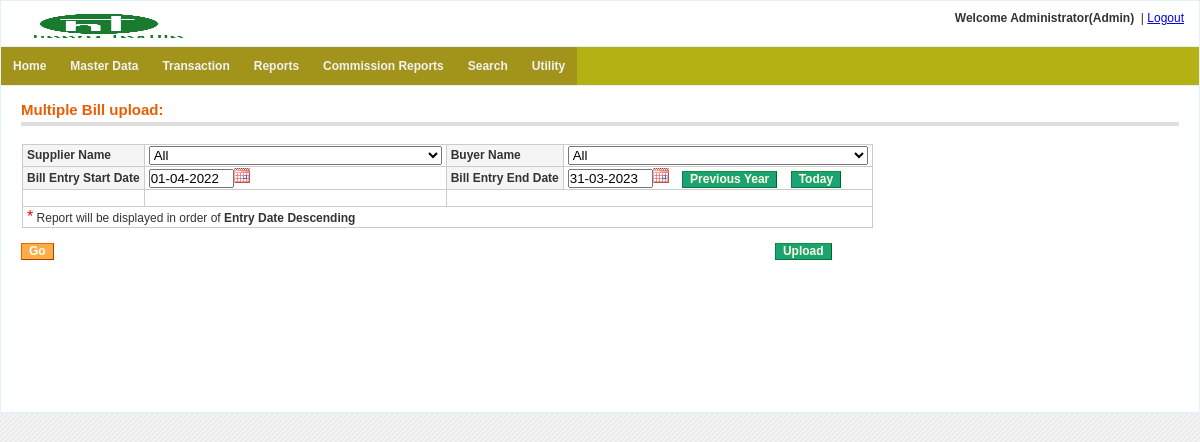
Screenshot of /bill_entry/upload_multiple_bill_img.php (signed in) with the database file from the repository.
### tables this page shows
CREATE TABLE `menu` (
  `menu_id` int(11) NOT NULL auto_increment,
  `menu_name` varchar(255) NOT NULL,
  `parent_id` int(11) NOT NULL default '0' COMMENT '0 if menu is root level or menuid if this is child on any menu',
  `link` varchar(255) NOT NULL,
  `status` enum('0','1') NOT NULL default '1' COMMENT '0 for disabled menu or 1 for enabled menu',
  `user_role` varchar(20) NOT NULL default '',
  PRIMARY KEY  (`menu_id`)
);

### includes/settings.php (called while the page is built, shortened)
<?php
$host=$_SERVER["HTTP_HOST"];
if(false) {
		$web_path="http://malwainfotech.com/Textile/";
	}
 else {
	$web_path="http://$host/HTextile/";
}
?>

### bill_entry/upload_multiple_bill_img.php (the view, shortened to what this page needs)
<?php include("../includes/check_session.php");
?>
<!DOCTYPE html PUBLIC "-//W3C//DTD XHTML 1.0 Transitional//EN" "http://www.w3.org/TR/xhtml1/DTD/xhtml1-transitional.dtd">
<html xmlns="http://www.w3.org/1999/xhtml">
<head>
<link href="<?php echo $web_path; ?>css/style.css" rel="stylesheet" type="text/css" />
<?php include("../includes/jQDate.php"); ?>
<?php
$order='Entry Date';
$time=time()+19800;
$month=date('n',$time);
$curr_year=date('Y',$time);
$next_year=$curr_year+1;
$prev_year=$curr_year-1;
if($month>3){
    $default_vou_start_date=$default_start_date="01-04-$curr_year";
    $default_vou_end_date=$default_end_date="31-03-$next_year";
}else{
    $default_vou_start_date=$default_start_date="01-04-$prev_year";
    $default_vou_end_date=$default_end_date="31-03-$curr_year";
}
?>
</head>
<body>
<table width="100%" border="5" align="center" style="border:1px solid #e5f1f8;background-color:#FFFFFF">
  <tr>
    <td><?php include("../includes/header.php"); ?></td>
  </tr>
  <tr>
    <td><?php include("../includes/menu.php"); ?></td>
  </tr>
  <tr>
    <td height="326" valign="top">
      <table width="100%" align="center" cellpadding="0" cellspacing="0" border="0">
        <tr>
          <td valign="top">
            <div class="content_padding">
              <div class="content-header">
                <table width="100%" border='0'><tr>
                  <td width="25%"><h3>Multiple Bill upload:</h3></td>
								<td align="center" width="30%">
								</td>
								<td width="45%" align="right">&nbsp;&nbsp;&nbsp;&nbsp;&nbsp;&nbsp;&nbsp;
								</td>
            </tr></table>
              </div>
              <form method="post" id="bill_report" enctype="multipart/form-data" >
              <table class="tbl_border">
                <tr>
                  <th  align="left"> Supplier Name </th>
                  <td>
                    <select name="search_supplier_account_code" id="search_supplier_account_code">
                        <option value="">All</option>
                    </select>
		              </td>
                  <th align="left">Buyer Name</th>
                  <td>
                      <select name="search_buyer_account_code" id="search_buyer_account_code">
                          <option value="">All</option>
                      </select>
                  </td>
                </tr>
                <?php
                  $disp_vou_start_date=$default_vou_start_date;
                  $disp_vou_end_date=$default_vou_end_date;
                ?>
                </tr>
                <tr>
                  <th  align="left"> Bill Entry Start Date  </th>
                  <td><input type="text" onChange="validatedate_format(this)"  name="vou_start_date" class="datepick" size="8" id="vou_start_date" value="<?php echo $disp_vou_start_date ?>" /></td>
                  <th align="left">Bill Entry End Date </th>
                  <td><input type="text"  onChange="validatedate_format(this)" name="vou_end_date" class="datepick" size="8" id="vou_end_date" value="<?php echo $disp_vou_end_date ?>" />
                  &nbsp;&nbsp; <input  type="button" class="date-button" onclick="changeDatesVou()" name="changeDateVou" id="changeDateVou" value="Previous Year" />
                  &nbsp;&nbsp; <input  type="button" class="date-button" onclick="todayDatesVou()" name="todayDateVou" id="todayDateVou" value="Today" />
                </td>
                </tr>
                <tr>
                  <td>
                  </td>
                  <td>
                  </td>
                  <td colspan='2'>&nbsp;</td>
                  </tr>
                <tr><td colspan='4'> <span class="astrik">*</span> Report will be displayed in order of <b> <?php echo $order ?> Descending </b></td></tr>
              </table>
              <br>
              <table width='70%'>
              <tr>
                <td>
                <input  type="button" class="form-button" onclick="bill_search_submit()" name="my_btn" value="Go" />
                </td>
                <td>&nbsp;&nbsp;&nbsp;&nbsp;&nbsp;&nbsp;&nbsp;&nbsp;&nbsp;</td>
              <td align='right'>
                <input  type="button" class="date-button" onclick="multi_bill_upload()" name="uploadbtn" id="uploadbtn" value="Upload" />
                </td>
                </tr>
              </table>
              <br>
              <br>
          </td>
        </tr>
      </table>
  <tr>
    <td>
    </td>
  </tr>
</body>
</html>

### includes/menu.php
<?php
$con=get_connection();
?>
<?php
function get_menu_tree($parent_id,$web_path)
{
  global $con;
  $role_id="";
  if(isset($_SESSION['ROLEID'])){
    $role_id=$_SESSION['ROLEID'];
  }
  $menu = "";
    $sqlquery = " SELECT * FROM menu where status='1' and parent_id='$parent_id' and user_role='$role_id' ";
	$res=mysqli_query($con,$sqlquery);
    while($row=mysqli_fetch_array($res,MYSQLI_ASSOC))
	{
           $menu .="<li><a href='".$web_path.$row['link']."?menu_id=".$row['menu_id']."'>".$row['menu_name']."</a>";
		   $menu .= "<ul>".get_menu_tree($row['menu_id'],$web_path)."</ul>";
 		   $menu .= "</li>";
    }
    return $menu;
}
?>
<ul class="main-navigation">
<?php echo get_menu_tree(0,$web_path); ?>
</ul>

### Htextile/css/style.css (style rules this page uses)
body { margin-left: 0px; margin-top: 0px; margin-right: 0px; margin-bottom: 0px; font-family: Arial, Verdana, Helvetica, sans-serif; font-size: 12px; color: #333333; background-color: #ffffff; background-color: #D4D3D3; background-color: #E8E8DC; background-image: url(images/bg-body.jpg); }
.tbl_border { border: 1px solid #cccccc; border-collapse: collapse; padding: 1px 4px; margin: 1px; }
.tbl_border td { border: 1px solid #cccccc; border-collapse: collapse; padding: 1px 4px; }
.tbl_border th { border: 1px solid #cccccc; background-color: #F5F5F5; border-collapse: collapse; padding: 1px 4px; margin: 1px; }
table { border-collapse: collapse; }
.tbl_border2 td, th { border: 1px solid #cccccc; border-collapse: collapse; padding: 10px; margin: 1px; }
button, .form-button { -x-system-font: none; background: #FFAC47 repeat-x scroll 0 100%; border-color: #ED6502 #A04300 #A04300 #ED6502; border-style: solid; border-width: 1px; color: #FFFFFF; cursor: pointer; font-family: arial, helvetica, sans-serif; font-size: 12px; font-size-adjust: none; font-stretch: normal; font-style: normal; font-variant: normal; font-weight: bold; line-height: normal; padding: 0 7px 1px; text-align: center !important; white-space: nowrap; }
.date-button { -x-system-font: none; background: #1ba275 repeat-x scroll 0 100%; border-color: #11912d #016812 #027930 #048147; border-style: solid; border-width: 1px; color: #FFFFDD; cursor: pointer; font-family: arial, helvetica, sans-serif; font-size: 12px; font-size-adjust: none; font-stretch: normal; font-style: normal; font-variant: normal; font-weight: bold; line-height: normal; padding: 0 7px 1px; text-align: center !important; white-space: nowrap; }
.content-header { margin-bottom: 18px; border-bottom: 4px solid #dfdfdf; padding-bottom: .25em; margin-top: 10px; }
.content-header h3 { color: #EB5E00; float: left; font-size: 1.25em; line-height: 1.2em; margin: 0.3em 0.5em 0 0; }
.content_padding { padding: 0 20px 20px 20px; }
.astrik { color: #FF0000; font-size: 16px; }
ul { list-style: none; padding: 0; margin: 0; background: #b4b213; position: relative; z-index: 1; }
ul li { display: block; position: relative; float: left; background: #a2941b; }
ul li a { display: block; padding: 1em; text-decoration: none; white-space: nowrap; color: #f2f2f2; font: bold 12px Arial, sans-serif; }
ul:before, ul:after { content: " "; display: table; }
ul:after { clear: both; }

### bill_entry/upload_multiple_bill_img.php (style rules this page uses)
* { margin:0; padding:0; }
table,th,td { border-collapse:collapse; font-size:12px; }

### rows the page displays
menu: menu_name "Home"
menu: menu_name "Master Data"
menu: menu_name "Transaction"
menu: menu_name "Reports"
menu: menu_name "Commission Reports"
menu: menu_name "Search"
menu: menu_name "Utility"

### other values shown
$_SESSION['USER_NAME'] "Administrator"
$disp_role_name "Admin"
$order "Entry Date"
